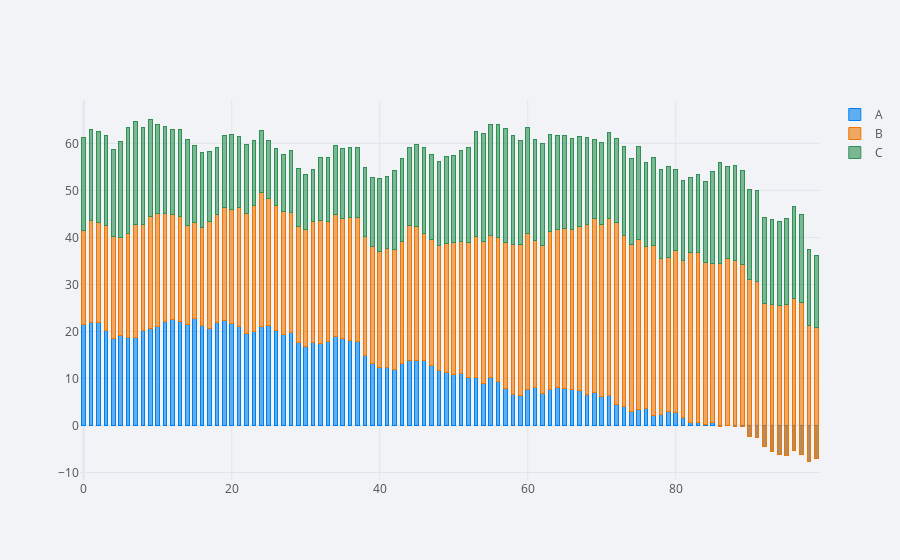

The cell this chart's notebook holds for it:
### Code cell
df.iplot(kind='bar',barmode='stack',bargap=0.5)
